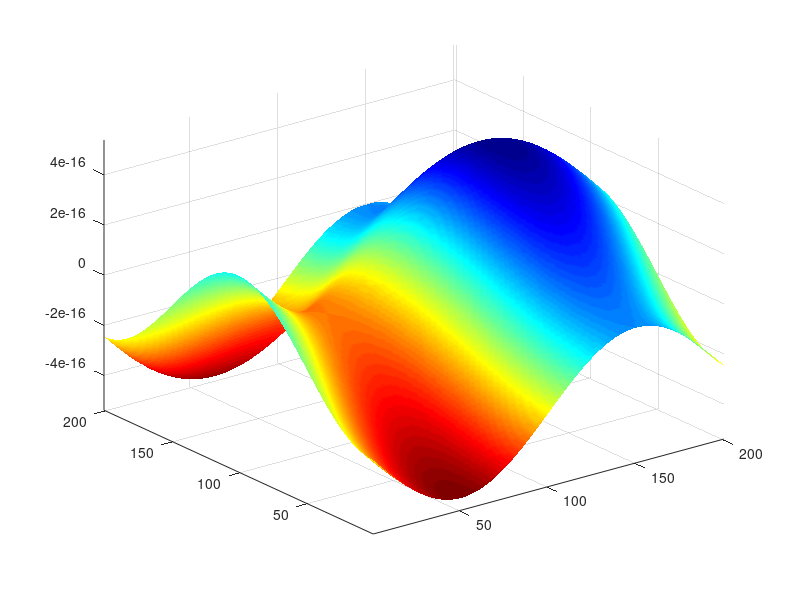

Here is the MATLAB script that generated this plot:
clc
clear all
x=0:pi/100:2*pi;
y=x;
[X,Y]=meshgrid(x,y);
z=3*sin(X)+cos(Y);
h=surf(z);
axis tight
set(gca,'nextplot','replacechildren');
shading interp;
colormap(jet);
m=1
for k=0:pi/100:2*pi
    z=(sin(X)+cos(Y)).*sin(k);
    set(h,'Zdata',z);
    M(m)=getframe;
    m=m+1;
end
movie(M,2)